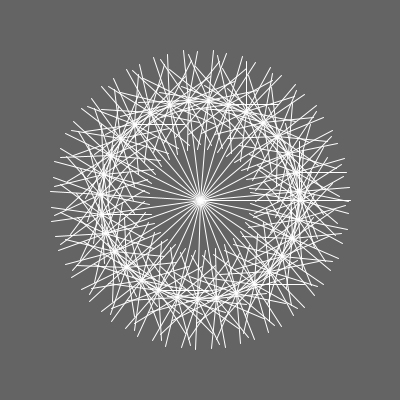
Frame 1 (no input)
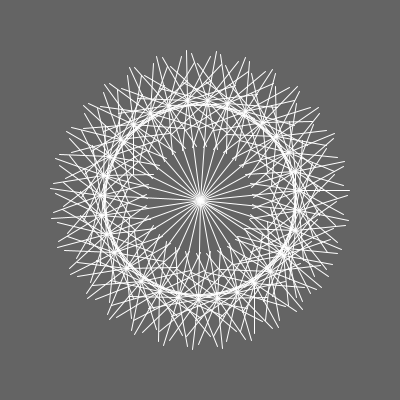
Frame 60 (the mouse pressed at the canvas centre just before this capture)
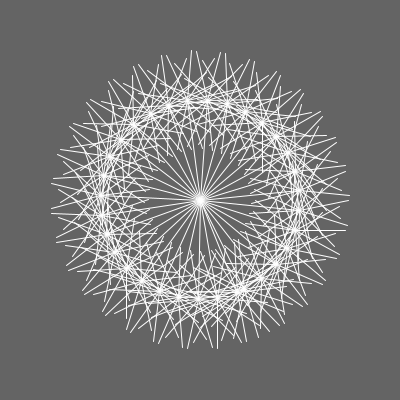
Frame 120 (the mouse held since frame 60 and released just before this capture)

The Processing sketch that drew these frames (run headless with seeded random() and noise(); from frame 60 on, the mouse is pressed at the canvas centre):

// Processing sketch: rotating_lines
// ── rotating_lines.pde
// Global angle for rotation
float theta = 0;
void setup() {
  size(400, 400);
  smooth();
}
void draw() {
  background(100);
  stroke(255);
  // Translate to center of window
  translate(width/2, height/2);
  // Loop from 0 to 360 degrees (2*PI radians)
  for (float i = 0; i < TWO_PI; i += 0.2) {
    // Push, rotate and draw a line!
    pushMatrix();
    rotate(theta + i);
    line(0, 0, 100, 0);
    // Loop from 0 to 360 degrees (2*PI radians)
    for (float j = 0; j < TWO_PI; j += 0.5) {
      // Push, translate, rotate and draw a line!
      pushMatrix();
      translate(100, 0);
      rotate(theta - j);
      line(0, 0, 50, 0);
      // We're done with the inside loop, pop!
      popMatrix();
    }
    // We're done with the outside loop, pop!
    popMatrix();
  }
  endShape();
  // Increment theta
  theta += 0.01;
}
